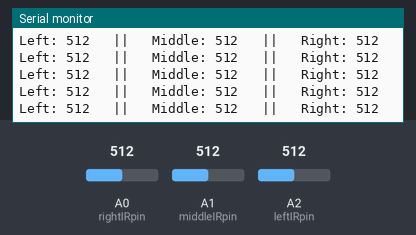
Simulated run of this sketch. Board: Arduino Uno, built with avr-gcc and run on an emulated ATmega328P. Parts: the last lines printed to the serial monitor. The test bench sets the inputs (shaded band); at power-on: A0 (rightIRpin) = 512, A1 (middleIRpin) = 512, A2 (leftIRpin) = 512.

Above: at 1.2 s.
1.3 s: A0 (rightIRpin) set to 108
At 1.34 s:
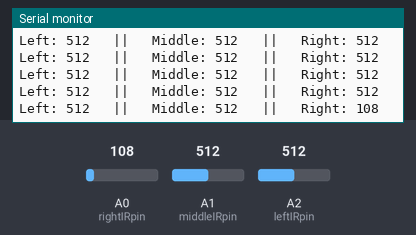
4.3 s: A0 (rightIRpin) set to 95
At 4.31 s:
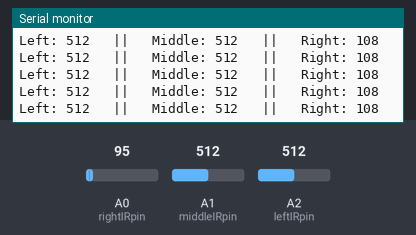
5.8 s: A1 (middleIRpin) set to 107
At 5.84 s:
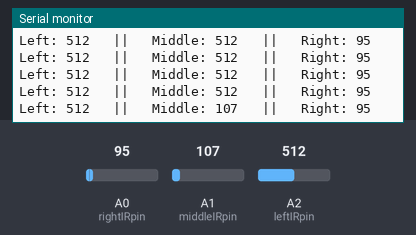
8.8 s: A1 (middleIRpin) set to 88
At 8.8 s:
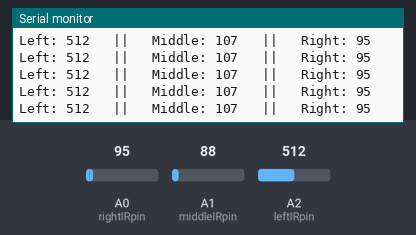
10.3 s: A2 (leftIRpin) set to 109
At 10.33 s:
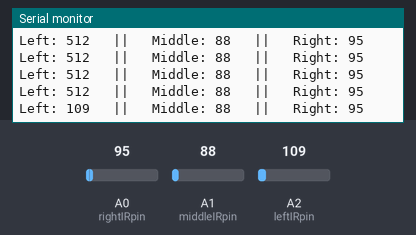
13.3 s: A2 (leftIRpin) set to 93
At 13.34 s:
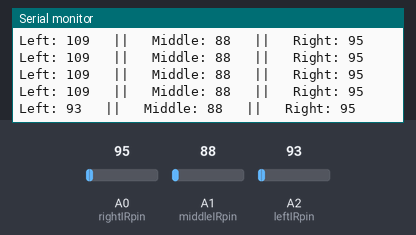
Timing chart, 0 to 16.3 s (numbered marks = the images above; inputs shaded):
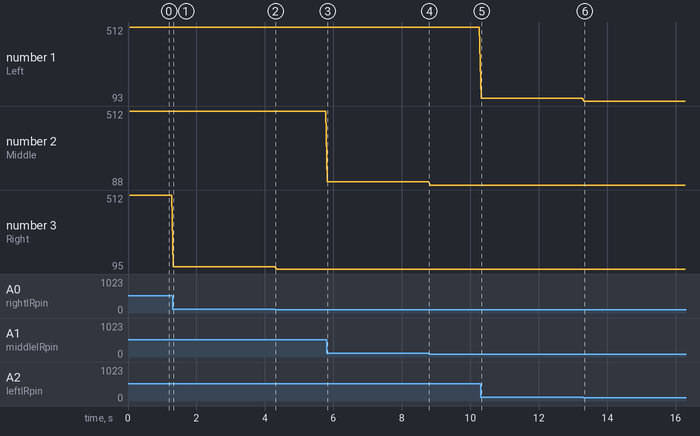

Measured:
- after the input at 1.3 s, the serial monitor: prints a new line at once (image 1)
- after the input at 5.8 s, the serial monitor: prints a new line at once (image 3)
- after the input at 10.3 s, the serial monitor: prints a new line at once (image 5)
- after the input at 13.3 s, the serial monitor: prints a new line at once (image 6)
- plotted number 1: 512 → 109 after the input at 10.3 s, 109 → 93 after the input at 13.3 s
- plotted number 2: 512 → 107 after the input at 5.8 s, 107 → 88 after the input at 8.8 s
- plotted number 3: 512 → 108 after the input at 1.3 s, 108 → 95 after the input at 4.3 s

The sketch:

Line_Tracking_Sensor_Reading.ino
```cpp
// Line_Tracking_Sensor_Reading.ino
// Example Arduino code for reading analog values from three line tracking sensors
// Designed for use in hands-on microelectronics and robotics workshops
// For the ELEGOO Smart Robot Car Kit V4.0 or similar hardware
// Reads sensor values and prints them to the Serial Monitor for debugging and classroom demonstration

// Define the analog input pins for the left, middle, and right IR sensors
const int leftIRpin = A2;    // Left line-tracking sensor connected to analog pin A2
const int middleIRpin = A1;  // Middle line-tracking sensor connected to analog pin A1
const int rightIRpin = A0;   // Right line-tracking sensor connected to analog pin A0

void setup() {
  // Initialize serial communication at 9600 bits per second.
  // This allows you to see sensor data in the Arduino Serial Monitor.
  Serial.begin(9600);
}

void loop() {
  delay(50); // Small delay for stability (reduce data spam and allow signal settling)

  // Read analog values from each sensor
  int L_IR = analogRead(leftIRpin);      // Read left sensor
  int R_IR = analogRead(rightIRpin);     // Read right sensor
  int M_IR = analogRead(middleIRpin);    // Read middle sensor

  // Print the sensor values to Serial Monitor in a readable format
  Serial.print("Left: ");
  Serial.print(L_IR);
  Serial.print("   ||   Middle: ");
  Serial.print(M_IR);
  Serial.print("   ||   Right: ");
  Serial.println(R_IR);

  // The output will look like:
  // Left: 865   ||   Middle: 400   ||   Right: 900
  // Use these readings to calibrate your sensors or debug your line-following robot
}
```
